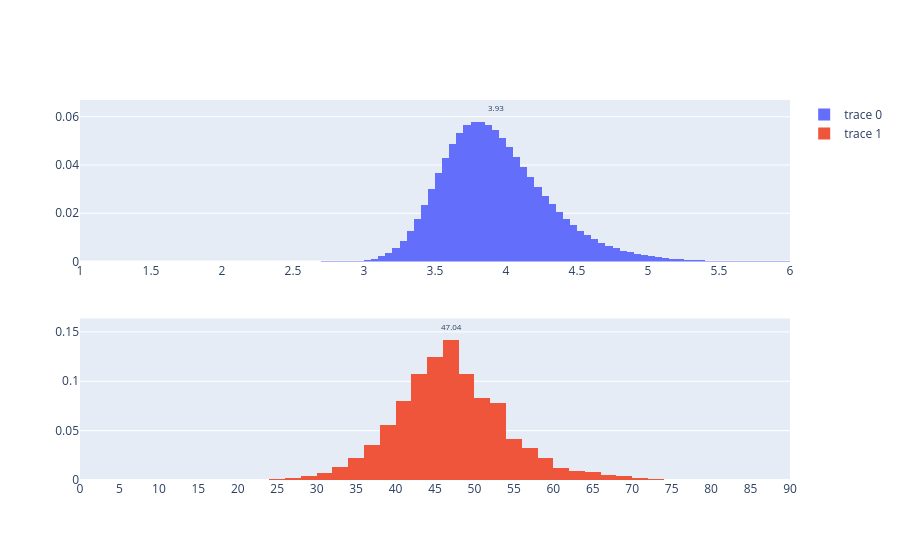

Source (notebook cell):
### Code cell
# Plot the AR for df_res_final_epoch1.loc[0, AR.name]
fig = make_subplots(2, 1)
ih.plot_histogram(fig, HFEV1, df_res.loc[0, HFEV1.name], HFEV1.a, HFEV1.b, 1, 1)
ih.plot_histogram(fig, AR, df_res.loc[0, AR.name], AR.a, AR.b, 2, 1)
fig.show()
